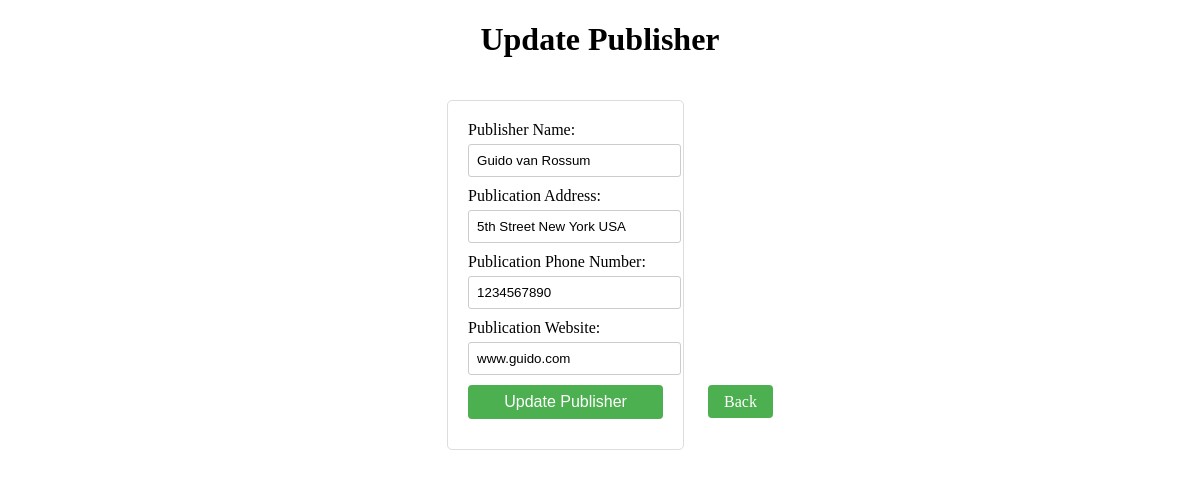
The app's page /publishers/update/1635790 with its own data.
### tables this page shows
CREATE TABLE Publisher (
                        publisher_id TEXT PRIMARY KEY,
                        publisher_name TEXT,
                        publication_address TEXT,
                        publication_phone TEXT,
                        publication_web TEXT
                    );

### BookStore/routes.py (the view, shortened to what this page needs)
@app.route('/publishers/update/<string:publisher_id>', methods=['GET', 'POST'])
def update_publisher(publisher_id):
    conn = get_db()
    cursor = conn.cursor()
    cursor.execute('SELECT * FROM Publisher WHERE publisher_id=?', (publisher_id,))
    publisher = cursor.fetchone()
    return render_template('update_publisher.html', publisher=publisher, publisher_id=publisher_id, title='Update Publisher')

### BookStore/models.py (called while the page is built)
def get_db():
    db = getattr(g, '_database', None)
    if db is None:
        db = g._database = sqlite3.connect('bookstore.db')
    return db

### BookStore/templates/update_publisher.html (shortened to what this page needs)
<!DOCTYPE html>
<html lang="en">
<head>
       <link rel="stylesheet" type="text/css" href="{{ url_for('static', filename='styles.css') }}">
    <link rel="stylesheet" type="text/css" href="{{ url_for('static', filename='update_publishers.css') }}">
</head>
<body>
    <h1>Update Publisher</h1>
    <form action="/publishers/update/{{ publisher_id }}" method="POST">
        <label>Publisher Name:</label>
        <input type="text" name="publisher_name" value="{{ publisher[1] }}"><br>
        <label>Publication Address:</label>
        <input type="text" name="publication_address" value="{{ publisher[2] }}"><br>
        <label>Publication Phone Number:</label>
        <input type="text" name="publication_phone" value="{{ publisher[3] }}"><br>
        <label>Publication Website:</label>
        <input type="Website" name="publication_web" value="{{ publisher[4] }}"><br>
        <input type="submit" value="Update Publisher">
    </form>
    <a href="/publishers" class="back-button">Back</a>
</body>
</html>

### BookStore/static/update_publishers.css (style rules this page uses)
body { text-align: center; }
form { display: inline-block; text-align: left; padding: 20px; border: 1px solid #dddddd; border-radius: 5px; margin: 20px; max-width: 400px; }
form label { display: block; margin-bottom: 5px; }
form input { width: 100%; padding: 8px; margin-bottom: 10px; border: 1px solid #cccccc; border-radius: 3px; }
form input[type="submit"] { background-color: #4CAF50; color: white; cursor: pointer; border: none; border-radius: 4px; padding: 8px 16px; font-size: 16px; }
.back-button { background-color: #4CAF50; color: white; padding: 8px 16px; text-align: center; text-decoration: none; font-size: 16px; cursor: pointer; border: none; border-radius: 4px; margin-top: 10px; }

### records on screen
Publisher: publisher_name "Guido van Rossum", publication_address "5th Street New York USA", publication_phone "1234567890", publication_web "www.guido.com"
